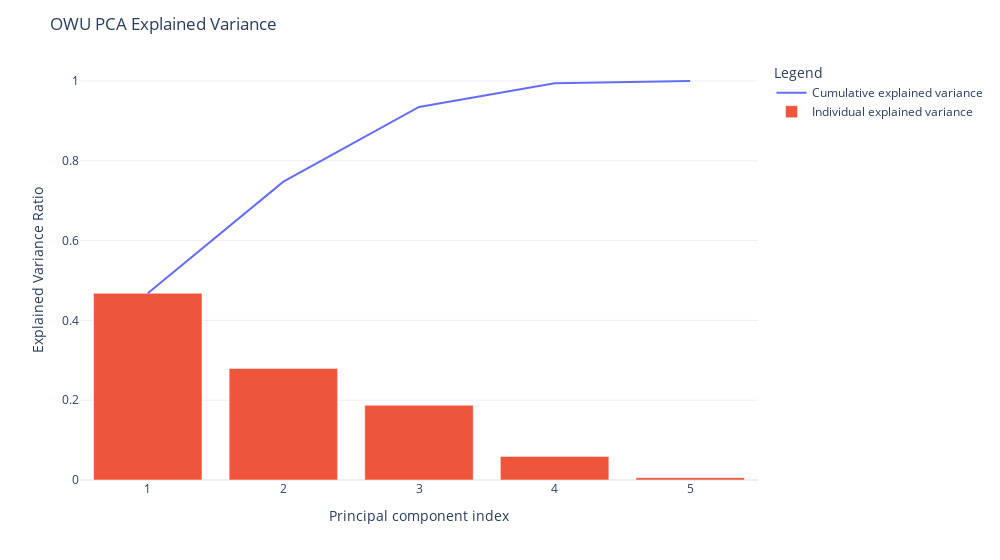

Write notebook code for a chart like this one.
### Code cell
plot_explained_variance_owu(owu)

### Figure 1 — Plotly figure (JSON) as saved in the notebook; plotly's stock layout.template omitted (floating-point values rounded to 4 significant figures)
{"data": [{"hovertemplate": "Legend=Cumulative explained variance<br>Principal component index=%{x}<br>Explained Variance Ratio=%{y}<extra></extra>", "legendgroup": "Cumulative explained variance", "line": {"color": "#636efa", "dash": "solid"}, "marker": {"symbol": "circle"}, "mode": "lines", "name": "Cumulative explained variance", "orientation": "v", "showlegend": true, "type": "scatter", "x": [1, 2, 3, 4, 5], "xaxis": "x", "y": [0.468, 0.7477, 0.9349, 0.9941, 1.0], "yaxis": "y"}, {"name": "Individual explained variance", "type": "bar", "x": [1, 2, 3, 4, 5], "y": [0.468, 0.2797, 0.1873, 0.05912, 0.005935]}], "layout": {"legend": {"title": {"text": "Legend"}, "tracegroupgap": 0}, "margin": {"t": 60}, "title": {"text": "OWU PCA Explained Variance"}, "width": 1000, "xaxis": {"anchor": "y", "domain": [0, 1], "title": {"text": "Principal component index"}}, "yaxis": {"anchor": "x", "domain": [0, 1], "title": {"text": "Explained Variance Ratio"}}}}
